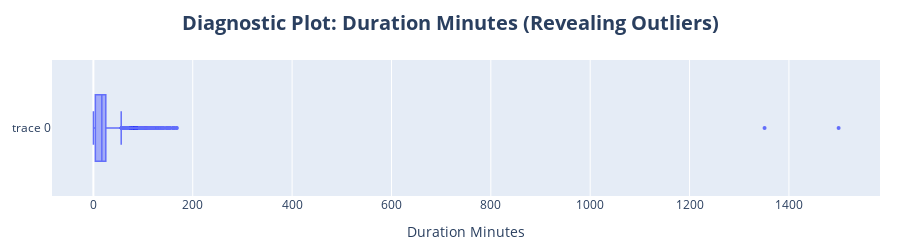

Notebook code for this chart:
### Markdown cell above
##### **4.2.2 Post-Conversion Sanity Check: Detect Hidden Outliers**

Now that we have converted `Duration` from a complex string to a numerical format (`Duration Minutes`), we can perform a statistical check to ensure the data makes sense.

**Logic:**
Feature Engineering often reveals data quality issues that were hidden in text formats. For example, a typo like "1500 min" instead of "25 min" is hard to spot in a string column but becomes obvious in numerical statistics (max value).

### Code cell
# 1. Statistical Summary
print("Statistics for 'Duration Minutes':")
display(df['Duration Minutes'].describe())

# 2. Investigate Extreme Values
# Let's look at anime with unusually long duration (> 200 minutes) that are NOT Movies
potential_errors = df[
    (df['Duration Minutes'] > 200) &
    (df['Type'] != 'Movie')
]

print(f"\nPotential errors found: {len(potential_errors)}")
display(potential_errors[['Name', 'Type', 'Duration Minutes', 'Episodes']])

# 3. Quick Visualization to confirm the Outlier
import plotly.graph_objects as go

fig = go.Figure()

fig.add_trace(
    go.Box(
        x=df['Duration Minutes'],
        boxpoints='outliers',
        marker=dict(size=4),
        line=dict(width=1.5)
    )
)

fig.update_layout(
    title=dict(
        text="<b>Diagnostic Plot: Duration Minutes (Revealing Outliers)</b>",
        x=0.5,
        xanchor="center",
        font=dict(size=20)
    ),
    height=250,
    margin=dict(l=20, r=20, t=60, b=20),
    showlegend=False,
)

fig.update_xaxes(title="Duration Minutes")

fig.show()

### Figure 1 — Plotly figure (JSON) as saved in the notebook; plotly's stock layout.template omitted (floating-point values rounded to 4 significant figures; data arrays with more than 128 entries replaced by an {"elided": "..."} marker saying what was removed)
{"data": [{"boxpoints": "outliers", "line": {"width": 1.5}, "marker": {"size": 4}, "type": "box", "x": {"elided": "24905 float values"}}], "layout": {"height": 250, "margin": {"b": 20, "l": 20, "r": 20, "t": 60}, "showlegend": false, "title": {"font": {"size": 20}, "text": "<b>Diagnostic Plot: Duration Minutes (Revealing Outliers)</b>", "x": 0.5, "xanchor": "center"}, "xaxis": {"title": {"text": "Duration Minutes"}}}}
